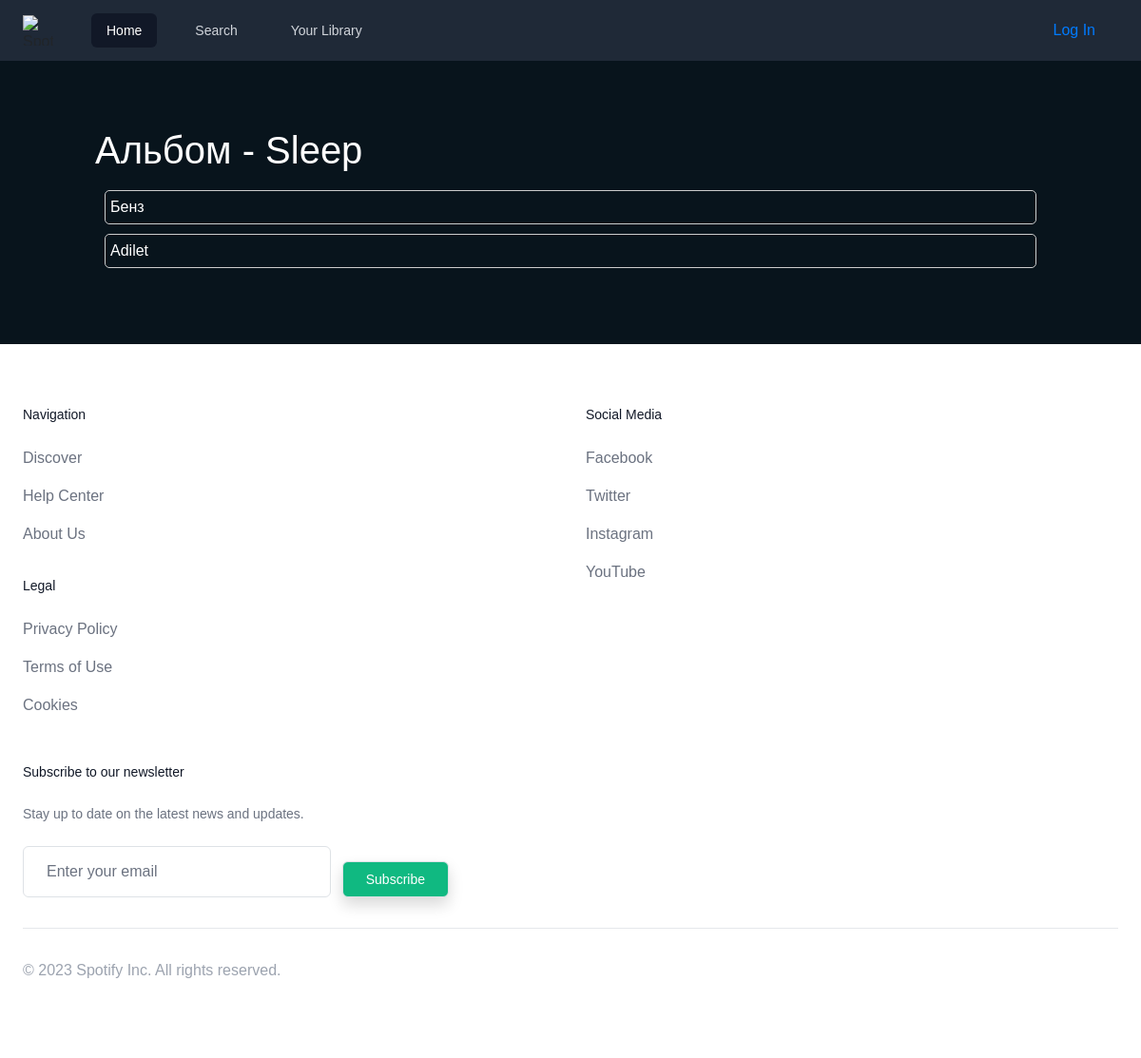
The page /albums/24/ on the database its author committed.
### review/models.py (models this page shows, shortened)
class Album(models.Model):
    name = models.CharField(max_length=255)
    artist = models.ForeignKey(Artist, on_delete=models.CASCADE)
    release_date = models.DateField()
    genre = models.CharField(max_length=255)
    created_at = models.DateTimeField(auto_now_add=True)
    updated_at = models.DateTimeField(auto_now=True)

class Song(models.Model):
    name = models.CharField(max_length=255)
    artist = models.ForeignKey(Artist, on_delete=models.CASCADE)
    album = models.ForeignKey(Album, on_delete=models.CASCADE)
    length = models.IntegerField()
    created_at = models.DateTimeField(auto_now_add=True)
    updated_at = models.DateTimeField(auto_now=True)
    cover = models.ImageField(null=True, blank=True, upload_to="song_covers/")

### review/views.py (the view)
# urls.py: path('albums/<int:pk>/', views.album_detail),
def album_detail(request, pk):
    album = Album.objects.get(pk=pk)
    songs = Song.objects.filter(album__name=album.name)
    return render(request, "album_songs.html", {'songs': songs, 'album': album})

### review/templates/album_songs.html
{% extends "base.html" %}
{% block content %}
    <div class="container">
        <h1>Альбом - {{ album.name }}</h1>
        <ul class="songs">
            {% for song in songs %}
                <a href="/song/{{ song.id }}/">
                    <li class="song">
                        {{ song.name }}
                    </li>
                </a>
            {% endfor %}
        </ul>
    </div>
{% endblock %}

### static/main.css (style rules this page uses)
* { box-sizing: border-box; margin: 0; padding: 0; }
body { background-color: #08141C; font-family: CircularSp, CircularSp-Arab, CircularSp-Hebr, CircularSp-Cyrl, CircularSp-Grek, CircularSp-Deva, var, sans-serif; height: 100vh; }
.container { padding: 70px; display: flex; justify-content: center; flex-direction: column; }
h1, h2 { color: #fff; }
.songs { list-style: none; margin: 0; padding: 0; }
.song { margin: 10px; padding: 5px; border: 1px solid #ccc; border-radius: 5px; color: #fff; }

### rows shown on the page
Album: name "Sleep"
Song: name "Бенз"
Song: name "Adilet"
